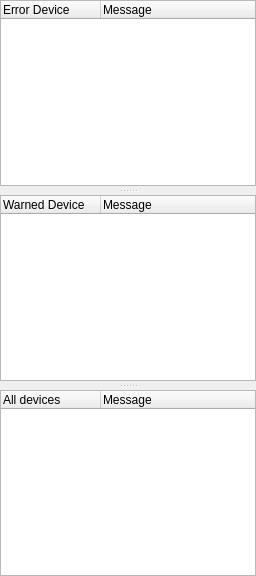
<?xml version="1.0" encoding="UTF-8"?>
<ui version="4.0">
 <class>RobotMonitorWidget</class>
 <widget class="QWidget" name="RobotMonitorWidget">
  <property name="minimumSize">
   <size>
    <width>200</width>
    <height>150</height>
   </size>
  </property>
  <property name="windowTitle">
   <string>Runtime Monitor</string>
  </property>
  <layout class="QVBoxLayout" name="vlayout_top">
   <property name="spacing">
    <number>0</number>
   </property>
   <property name="margin">
    <number>0</number>
   </property>
   <item>
    <widget class="QSplitter" name="splitter">
     <property name="orientation">
      <enum>Qt::Vertical</enum>
     </property>
     <property name="handleWidth">
      <number>9</number>
     </property>
     <widget class="QTreeWidget" name="err_flattree">
      <property name="minimumSize">
       <size>
        <width>75</width>
        <height>25</height>
       </size>
      </property>
      <property name="alternatingRowColors">
       <bool>true</bool>
      </property>
      <property name="sortingEnabled">
       <bool>false</bool>
      </property>
      <column>
       <property name="text">
        <string notr="true">Error Device</string>
       </property>
      </column>
      <column>
       <property name="text">
        <string>Message</string>
       </property>
      </column>
     </widget>
     <widget class="QTreeWidget" name="warn_flattree">
      <property name="minimumSize">
       <size>
        <width>75</width>
        <height>25</height>
       </size>
      </property>
      <property name="alternatingRowColors">
       <bool>true</bool>
      </property>
      <property name="sortingEnabled">
       <bool>false</bool>
      </property>
      <column>
       <property name="text">
        <string notr="true">Warned Device</string>
       </property>
      </column>
      <column>
       <property name="text">
        <string>Message</string>
       </property>
      </column>
     </widget>
     <widget class="QTreeWidget" name="tree_all_devices">
      <property name="minimumSize">
       <size>
        <width>75</width>
        <height>25</height>
       </size>
      </property>
      <property name="alternatingRowColors">
       <bool>true</bool>
      </property>
      <property name="sortingEnabled">
       <bool>false</bool>
      </property>
      <property name="animated">
       <bool>true</bool>
      </property>
      <attribute name="headerCascadingSectionResizes">
       <bool>true</bool>
      </attribute>
      <column>
       <property name="text">
        <string notr="true">All devices</string>
       </property>
       <property name="toolTip">
        <string/>
       </property>
       <property name="statusTip">
        <string/>
       </property>
      </column>
      <column>
       <property name="text">
        <string>Message</string>
       </property>
      </column>
     </widget>
    </widget>
   </item>
  </layout>
 </widget>
<customwidgets>
  <customwidget>
   <class>RobotMonitorWidget</class>
   <extends>QWidget</extends>
   <header>rqt_robot_monitor.robot_monitor</header>
  </customwidget>
 </customwidgets>
 <resources/>
 <connections/>
</ui>
